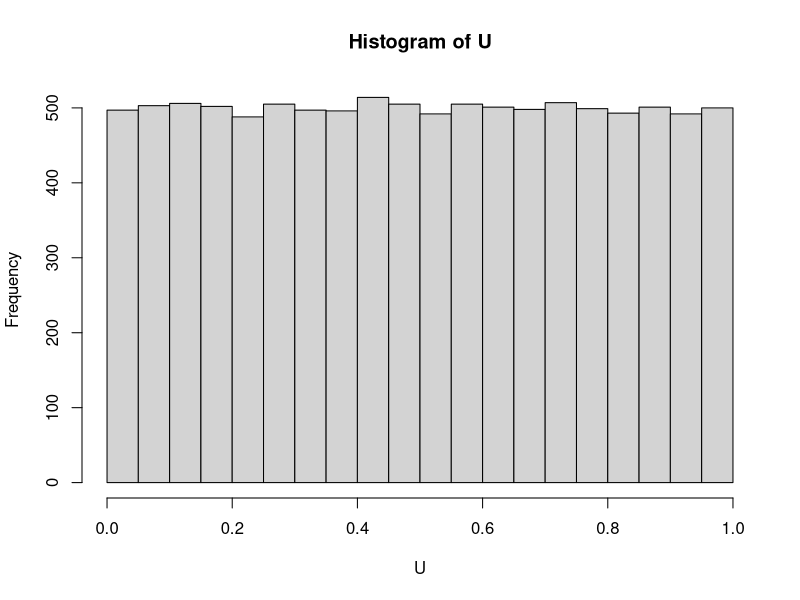

The R script that drew this image:
## ---- chunk 1
m <- 7
b <- 3
x0 <- 2
x1 <- (b*x0)%%m
u1 <- x1/m
x2 <- (b*x1)%%m
u2 <- x2/m
## ---- chunk 2
mcrng <- function(m = 30269, b = 171, x0 = 27218, n = 10){
  X <- numeric(n+1)
  X[1] <- x0
  U <- numeric(n)
  for (i in 1:length(U)) {
    X[i+1]<- (b*X[i])%%m
    U[i]<- X[i+1]/m
  }
  return(U)
}

ex1 <- mcrng(m = 30307, b = 172, n = 20, x0 = 17218)
ex1
## ---- chunk 3
set.seed(19908)
U <- runif(n =1000)
#(a)
(ex4a <- c(mean(U), var(U), sd(U)))
## ---- chunk 4
0.5
(1/12)
sqrt(1/12) 
## ---- chunk 5
u <- runif(1000, min = 3.7, max = 5.8)
# true 
(3.7+5.8)/2
# est
mean(u)

## variance
# true 
1/12 * (5.8- 3.7)^2
# est
var(u)

## SD
# true 
sqrt(1/12 * (5.8- 3.7)^2)
# est
sd(u)

## ---- chunk 6
sum(u>4)/ 1000

(5.8 - 4)/(5.8 - 3.7)

## ---- chunk 7
random_mcrng <- function(m, b, x0, n){
  x <- numeric(n+1)
  x[1] <- x0
  for (i in 2:n) {
    x[i]<- (b*x[i-1])%%m
  }
  u <- x/m
}

U<- random_mcrng(x0 = 207, m = 1307, b = 53, n=10000) 

hist(U)
## ---- chunk 8
set.seed(1234)
guessing <- function(success_probability = 0.5, n){
  guesses <- runif(n)
  correct_guess <- guesses<success_probability
  number_correct <- sum(correct_guess)
  
  return(number_correct)
  }

# test 
guessing(n=10)

#(b)
guessing(0.5, n=1000)
## ---- chunk 9
functional <- function(success_probability = 0.99, n){
  #x <- runif(n)
  #ifelse(x < success_probability, 1, 0)
  rbinom(n, size = 1, prob = success_probability)
}

X<- functional(n = 500)
sum(X)
mean(X)
var(X)

## ---- chunk 10
dbinom(x = 4, size = 6, prob = 0.5)
## ---- chunk 11
no.defectives <- rbinom(n = 24, size= 25, prob = 0.15)
any(no.defectives>5)
no.defectives <- rbinom(24, 25, prob = 0.2)
any(no.defectives>5)
no.defectives <- rbinom(24, 25, prob = 0.25)
any(no.defectives>5)
## ---- chunk 12
X <- rbinom(n = 1000, p = 0.76, size = 18)
mean(X); var(X)
## ---- chunk 13
#n*p
18*0.76
#npq
18*0.76*(1-0.76)

## ---- chunk 14
#Generate binomial pseudorandom variables by summing Bernoulli
ranbin2 <- function(n, size, prob) {
  #'singlenumber' generates one binomial random variable.
  singlenumber <- function(size, prob) {
    x <- runif(size)
    N <- sum(x < prob)
    N
  }
  replicate(n, singlenumber(size, prob))
}

